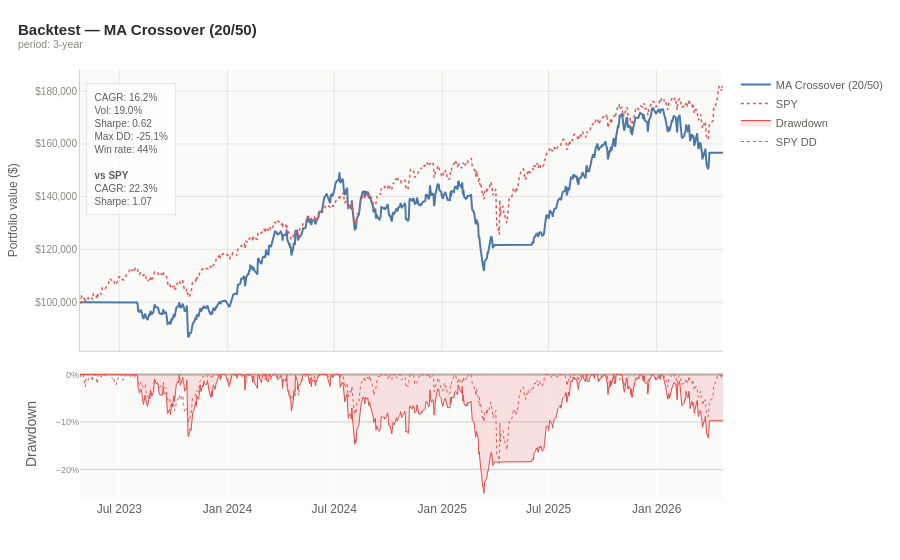

Here is the notebook cell this chart was saved with:
### Code cell
# run a strategy
result = backtest.run(quant, symbols,
                      strategy=backtest.ma_crossover(fast=20, slow=50),
                      period="3y",
                      rebalance="monthly",
                      transaction_cost_bps=10,
                      benchmark="SPY")

print(result)                   # readable summary
print(result.metrics_df())      # vs benchmark table

plots.backtest(result).show()

### Figure 1 — Plotly figure (JSON) as saved in the notebook; plotly's stock layout.template omitted (floating-point values rounded to 4 significant figures; data arrays with more than 128 entries replaced by an {"elided": "..."} marker saying what was removed)
{"data": [{"hovertemplate": "%{x|%Y-%m-%d}<br>MA Crossover (20/50): %{y:$,.0f}<extra></extra>", "line": {"color": "#4C78A8", "width": 2}, "mode": "lines", "name": "MA Crossover (20/50)", "x": {"elided": "753 str values"}, "y": {"elided": "753 float values"}, "type": "scatter", "xaxis": "x", "yaxis": "y"}, {"hovertemplate": "%{x|%Y-%m-%d}<br>SPY: %{y:$,.0f}<extra></extra>", "line": {"color": "#E45756", "dash": "dot", "width": 1.5}, "mode": "lines", "name": "SPY", "x": {"elided": "753 str values"}, "y": {"elided": "753 float values"}, "type": "scatter", "xaxis": "x", "yaxis": "y"}, {"fill": "tozeroy", "fillcolor": "rgba(226,75,74,0.15)", "hovertemplate": "%{x|%Y-%m-%d}<br>Drawdown: %{y:.1%}<extra></extra>", "line": {"color": "#E24B4A", "width": 1}, "mode": "lines", "name": "Drawdown", "x": {"elided": "753 str values"}, "y": {"elided": "753 float values"}, "type": "scatter", "xaxis": "x2", "yaxis": "y2"}, {"hovertemplate": "%{x|%Y-%m-%d}<br>DD: %{y:.1%}<extra></extra>", "line": {"color": "#E45756", "dash": "dot", "width": 1}, "mode": "lines", "name": "SPY DD", "x": {"elided": "753 str values"}, "y": {"elided": "753 float values"}, "type": "scatter", "xaxis": "x2", "yaxis": "y2"}], "layout": {"xaxis": {"anchor": "y", "domain": [0.0, 1.0], "matches": "x2", "showticklabels": false, "tickfont": {"size": 10, "color": "#888780"}, "title": {"font": {"size": 12, "color": "#5F5E5A"}}, "gridcolor": "#D3D1C7", "gridwidth": 0.5, "linecolor": "#D3D1C7", "zerolinecolor": "#B4B2A9", "type": "date", "tickformat": "%b %Y"}, "yaxis": {"anchor": "x", "domain": [0.3472, 1.0], "title": {"text": "Portfolio value ($)", "font": {"size": 12, "color": "#5F5E5A"}}, "tickfont": {"size": 10, "color": "#888780"}, "tickformat": "$,.0f", "gridcolor": "#D3D1C7", "zerolinecolor": "#B4B2A9", "gridwidth": 0.5, "linecolor": "#D3D1C7"}, "xaxis2": {"anchor": "y2", "domain": [0.0, 1.0], "type": "date", "tickformat": "%b %Y"}, "yaxis2": {"anchor": "x2", "domain": [0.0, 0.3072], "title": {"text": "Drawdown"}, "tickfont": {"size": 9, "color": "#888780"}, "tickformat": ".0%", "gridcolor": "#D3D1C7", "zerolinecolor": "#B4B2A9"}, "annotations": [{"align": "left", "bgcolor": "rgba(255,255,255,0.7)", "bordercolor": "#D3D1C7", "borderpad": 8, "borderwidth": 0.5, "font": {"color": "#5F5E5A", "size": 10}, "showarrow": false, "text": "CAGR: 16.2%<br>Vol: 19.0%<br>Sharpe: 0.62<br>Max DD: -25.1%<br>Win rate: 44%<br><br><b>vs SPY</b><br>CAGR: 22.3%<br>Sharpe: 1.07", "x": 0.01, "xref": "paper", "y": 0.97, "yref": "paper"}], "font": {"family": "sans-serif", "color": "#5F5E5A", "size": 12}, "hoverlabel": {"font": {"size": 12}, "bgcolor": "white"}, "margin": {"l": 60, "r": 40, "t": 70, "b": 60}, "legend": {"font": {"size": 11}, "bgcolor": "rgba(0,0,0,0)", "borderwidth": 0}, "title": {"font": {"size": 15, "color": "#2C2C2A"}, "text": "<b>Backtest — MA Crossover (20/50)</b><br><sup style='color:#888780'>period: 3-year</sup>", "x": 0.02}, "paper_bgcolor": "rgba(0,0,0,0)", "plot_bgcolor": "#FAFAF9", "hovermode": "x unified"}}
